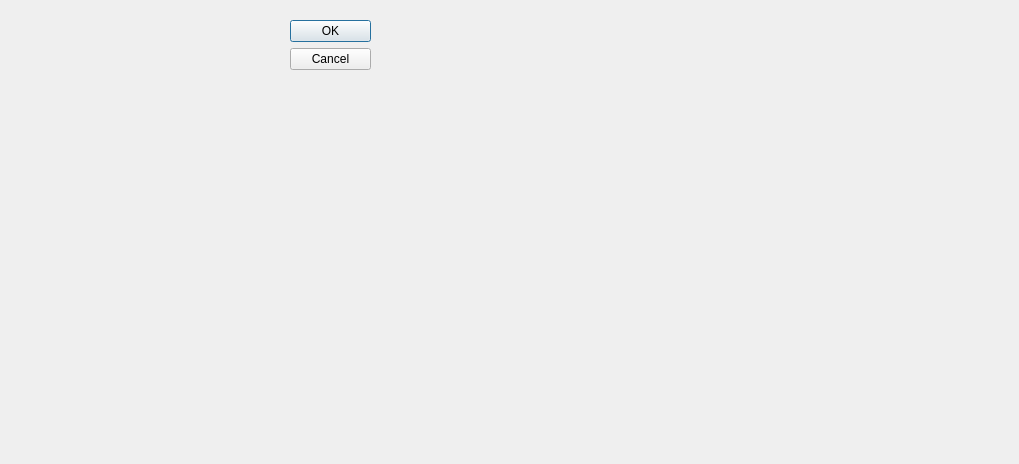
<?xml version="1.0" encoding="UTF-8"?>
<ui version="4.0">
 <class>NewRowDialog</class>
 <widget class="QDialog" name="NewRowDialog">
  <property name="geometry">
   <rect>
    <x>0</x>
    <y>0</y>
    <width>1019</width>
    <height>464</height>
   </rect>
  </property>
  <property name="windowTitle">
   <string>Dialog</string>
  </property>
  <widget class="QDialogButtonBox" name="buttonBox">
   <property name="geometry">
    <rect>
     <x>290</x>
     <y>20</y>
     <width>81</width>
     <height>241</height>
    </rect>
   </property>
   <property name="orientation">
    <enum>Qt::Vertical</enum>
   </property>
   <property name="standardButtons">
    <set>QDialogButtonBox::Cancel|QDialogButtonBox::Ok</set>
   </property>
  </widget>
 </widget>
 <resources/>
 <connections>
  <connection>
   <sender>buttonBox</sender>
   <signal>accepted()</signal>
   <receiver>NewRowDialog</receiver>
   <slot>accept()</slot>
   <hints>
    <hint type="sourcelabel">
     <x>248</x>
     <y>254</y>
    </hint>
    <hint type="destinationlabel">
     <x>157</x>
     <y>274</y>
    </hint>
   </hints>
  </connection>
  <connection>
   <sender>buttonBox</sender>
   <signal>rejected()</signal>
   <receiver>NewRowDialog</receiver>
   <slot>reject()</slot>
   <hints>
    <hint type="sourcelabel">
     <x>316</x>
     <y>260</y>
    </hint>
    <hint type="destinationlabel">
     <x>286</x>
     <y>274</y>
    </hint>
   </hints>
  </connection>
 </connections>
</ui>
